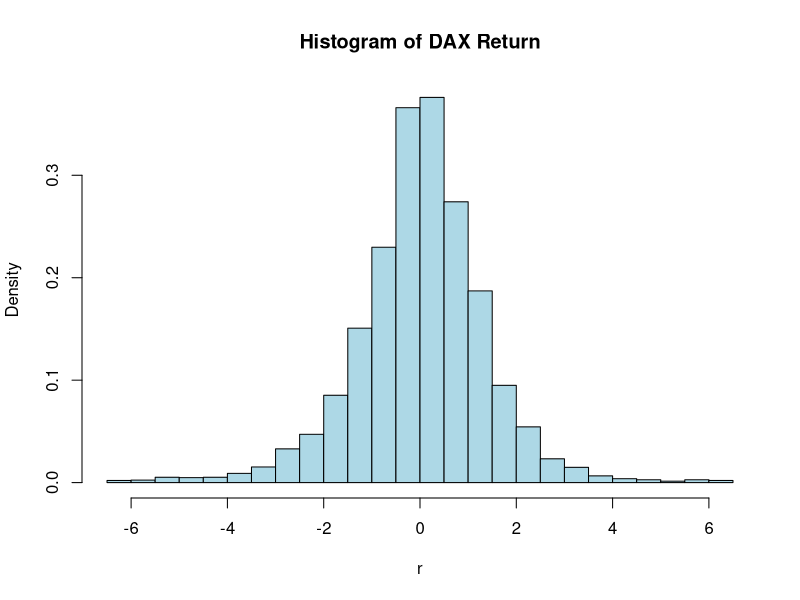
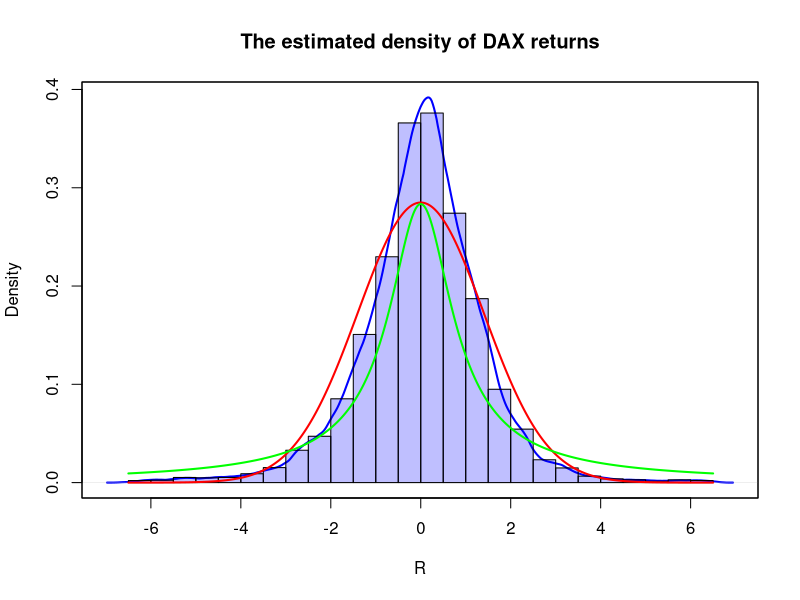

These charts were generated, in order, by the following R code:
##### CAM122 - 9 yafei.xu@hu - berlin.de

# data set is in the pool https://github.com/YafeiXu/CAMquantlet
# replace the path of the working directory if necessary
setwd("C:/R")
d = read.csv("dax140624.csv") # pls download the pertinent data set.
DateInput = as.Date(d[, 1])
numOfDate = as.numeric(as.Date(c(DateInput)))
newDF = data.frame(d, numOfDate)
sortNewDF = newDF[order(newDF[, 3]), ]
newDF2 = data.frame(sortNewDF, seq(1, length(newDF[, 3]), length.out = length(newDF[, 3])))
Pt = newDF[, 2]
P1 = Pt[ - length(Pt)]
P2 = Pt[ - 1]
DAXreturn = log(P1/P2)
DAXreturn = data.frame(DAXreturn, length(DAXreturn):1)
DAXreturn = DAXreturn[order(DAXreturn[, 2]), ]
DAXreturn = DAXreturn[, 1] * 100
r = DAXreturn[ - which(DAXreturn >= 6.5|DAXreturn <=  - 6.5)]

# kernel density,  normal samples and t samples
epaDensity = density(r,  bw  =  "nrd0",  adjust  =  1, 
                     kernel  =  c("epanechnikov"))
dNorm = dnorm(seq( - 6.5, 6.5, length.out = length(r)),  sd = 1.4)
dT = dt(seq( - 6.5, 6.5, length.out = length(r)),  df = .6)		

# do plot
hist1 = hist(r,  prob = TRUE,  12, main = "Histogram of DAX Return", col = "lightblue", freq = F, breaks  =  24) 

# kernel density estimation
plot(epaDensity,  col = "Blue",  lwd = 2, xlab = "R", ylab = "Density",  main = "The estimated density of DAX returns")
plot(hist1,  col = rgb(0, 0, 1, 1/4),  xlim = c( - 6, 6), freq = F,  add = T) 
lines(seq( - 6.5, 6.5, length.out = length(r)), dNorm,  col = "Red",  lwd = 2)
lines(seq( - 6.5, 6.5, length.out = length(r)), dT,  col = "Green",  lwd = 2)
box()

##